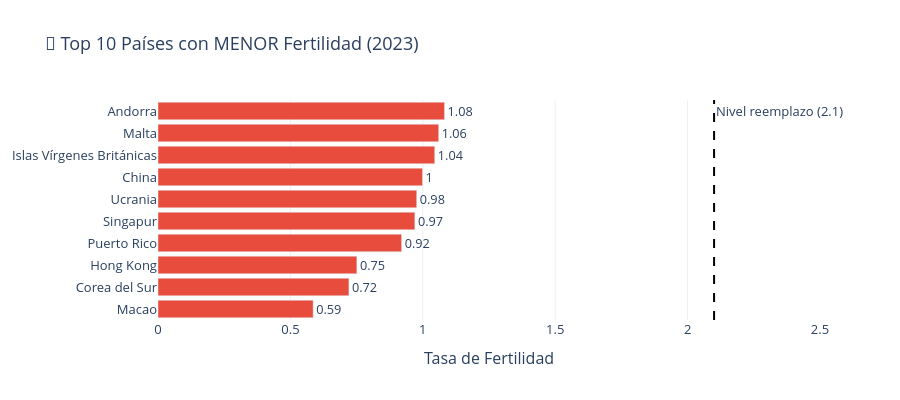

Source (notebook cell):
### Code cell
# TOP 10 RANKINGS - Países más extremos 2023
print("🏆 RANKINGS DE FERTILIDAD (2023)\n")

data_2023 = master[master['year'] == 2023][['country', 'fertility']].dropna().sort_values('fertility')

bottom_10 = data_2023.head(10).copy()
top_10 = data_2023.tail(10).sort_values('fertility', ascending=False).copy()

# Diccionario de códigos a nombres completos
nombres_paises = {
    # Menor fertilidad
    'MAC': 'Macao',
    'KOR': 'Corea del Sur',
    'HKG': 'Hong Kong',
    'PRI': 'Puerto Rico',
    'SGP': 'Singapur',
    'UKR': 'Ucrania',
    'CHN': 'China',
    'VGB': 'Islas Vírgenes Británicas',
    'MLT': 'Malta',
    'AND': 'Andorra',
    'ITA': 'Italia',
    'ESP': 'España',
    'JPN': 'Japón',
    'POL': 'Polonia',
    'GRC': 'Grecia',
    
    # Mayor fertilidad
    'SOM': 'Somalia',
    'TCD': 'Chad',
    'NER': 'Níger',
    'COD': 'Rep. Dem. del Congo',
    'CAF': 'Rep. Centroafricana',
    'MLI': 'Mali',
    'AGO': 'Angola',
    'BDI': 'Burundi',
    'AFG': 'Afganistán',
    'MOZ': 'Mozambique',
    'NGA': 'Nigeria',
    'BEN': 'Benín',
    'UGA': 'Uganda',
}

# Agregar columna con nombres completos
bottom_10['nombre_completo'] = bottom_10['country'].map(nombres_paises).fillna(bottom_10['country'])
top_10['nombre_completo'] = top_10['country'].map(nombres_paises).fillna(top_10['country'])

# Gráfico menor fertilidad
fig1 = go.Figure()
fig1.add_trace(go.Bar(
    y=bottom_10['nombre_completo'],  # ← CAMBIO AQUÍ
    x=bottom_10['fertility'],
    orientation='h',
    marker_color='#e74c3c',
    text=bottom_10['fertility'].round(2),
    textposition='outside',
    hovertemplate='<b>%{y}</b><br>Fertilidad: %{x:.2f}<extra></extra>'
))
fig1.add_vline(x=2.1, line_dash="dash", line_color="black",
               annotation_text="Nivel reemplazo (2.1)")
fig1.update_layout(
    title='🔴 Top 10 Países con MENOR Fertilidad (2023)',
    xaxis_title='Tasa de Fertilidad',
    plot_bgcolor='white',
    height=400,
    font=dict(size=13),
    xaxis_range=[0, 2.5]
)
fig1.update_xaxes(showgrid=True, gridwidth=1, gridcolor='#ecf0f1')
fig1.show()

# Gráfico mayor fertilidad
fig2 = go.Figure()
fig2.add_trace(go.Bar(
    y=top_10['nombre_completo'],  # ← CAMBIO AQUÍ
    x=top_10['fertility'],
    orientation='h',
    marker_color='#27ae60',
    text=top_10['fertility'].round(2),
    textposition='outside',
    hovertemplate='<b>%{y}</b><br>Fertilidad: %{x:.2f}<extra></extra>'
))
fig2.add_vline(x=2.1, line_dash="dash", line_color="black",
               annotation_text="Nivel reemplazo (2.1)")
fig2.update_layout(
    title='🟢 Top 10 Países con MAYOR Fertilidad (2023)',
    xaxis_title='Tasa de Fertilidad',
    plot_bgcolor='white',
    height=400,
    font=dict(size=13)
)
fig2.update_xaxes(showgrid=True, gridwidth=1, gridcolor='#ecf0f1')
fig2.show()

print("🔴 MENOR FERTILIDAD:")
for _, row in bottom_10.iterrows():
    print(f"   {row['nombre_completo']}: {row['fertility']:.2f}")  # ← CAMBIO AQUÍ

print("\n🟢 MAYOR FERTILIDAD:")
for _, row in top_10.iterrows():
    print(f"   {row['nombre_completo']}: {row['fertility']:.2f}")  # ← CAMBIO AQUÍ

### Figure 1 — Plotly figure (JSON) as saved in the notebook; plotly's stock layout.template omitted (floating-point values rounded to 4 significant figures)
{"data": [{"hovertemplate": "<b>%{y}</b><br>Fertilidad: %{x:.2f}<extra></extra>", "marker": {"color": "#e74c3c"}, "orientation": "h", "text": [0.59, 0.72, 0.75, 0.92, 0.97, 0.98, 1.0, 1.04, 1.06, 1.08], "textposition": "outside", "type": "bar", "x": [0.586, 0.721, 0.751, 0.92, 0.97, 0.977, 0.999, 1.045, 1.06, 1.082], "y": ["Macao", "Corea del Sur", "Hong Kong", "Puerto Rico", "Singapur", "Ucrania", "China", "Islas Vírgenes Británicas", "Malta", "Andorra"]}], "layout": {"annotations": [{"showarrow": false, "text": "Nivel reemplazo (2.1)", "x": 2.1, "xanchor": "left", "xref": "x", "y": 1, "yanchor": "top", "yref": "y domain"}], "font": {"size": 13}, "height": 400, "plot_bgcolor": "white", "shapes": [{"line": {"color": "black", "dash": "dash"}, "type": "line", "x0": 2.1, "x1": 2.1, "xref": "x", "y0": 0, "y1": 1, "yref": "y domain"}], "title": {"text": "🔴 Top 10 Países con MENOR Fertilidad (2023)"}, "xaxis": {"gridcolor": "#ecf0f1", "gridwidth": 1, "range": [0, 2.5], "showgrid": true, "title": {"text": "Tasa de Fertilidad"}}}}
